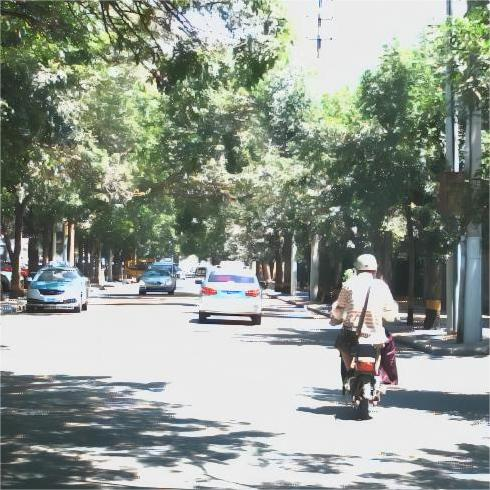
#> input picture person.jpg, 490 x 490 px; its folder holds only this picture in this run
$ python grid.py
#> lines starting #> are read from the running program, lines starting #| are printed output that depends on the picture; after the words box and inside, x2 and y2 are one past the last pixel; in counts of white or black regions, pixels touching at a corner belong together
import os
import glob
import cv2
import numpy as np
path='./'
cell_size=70
for file in glob.glob(path+'person.jpg'):
    name=file.split('/')[-1]
    img=cv2.imread(file)
#> img is the input picture: shape (490, 490, 3); mean B, G, R 143.5, 153, 145.1
    (w,h,_)=img.shape
#> w = 490; h = 490
    w_line=w//cell_size
#> w_line = 7
    h_line=h//cell_size
#> h_line = 7
    for i in range(w_line+1):
        img[i*cell_size-3:i*cell_size,:,:]=[0,0,255]
        img[0:3, :, :] = [0, 0, 255]
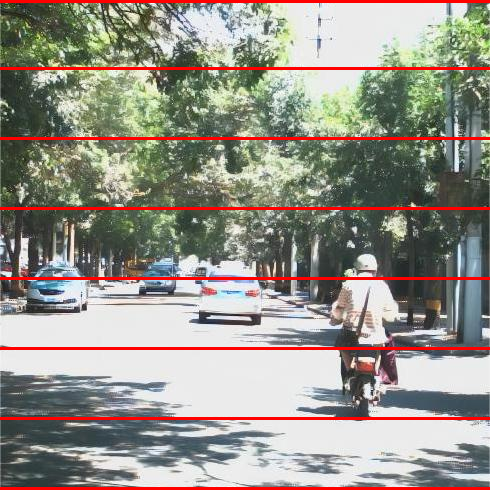
#> img: shape (490, 490, 3); 4.9% of pixels changed, all inside (x1, y1, x2, y2) = (0, 0, 490, 490)
    for j in range(h_line+1):
        img[:,j*cell_size-3:j*cell_size,:]=[0,0,255]
        img[:, 0:3, :] = [0, 0, 255]
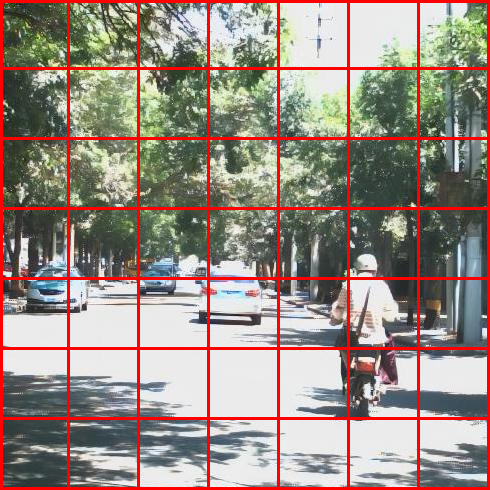
#> img: shape (490, 490, 3); 4.66% of pixels changed, all inside (x1, y1, x2, y2) = (0, 3, 490, 487)
    cv2.imwrite('./work_dirs/'+name,img)
